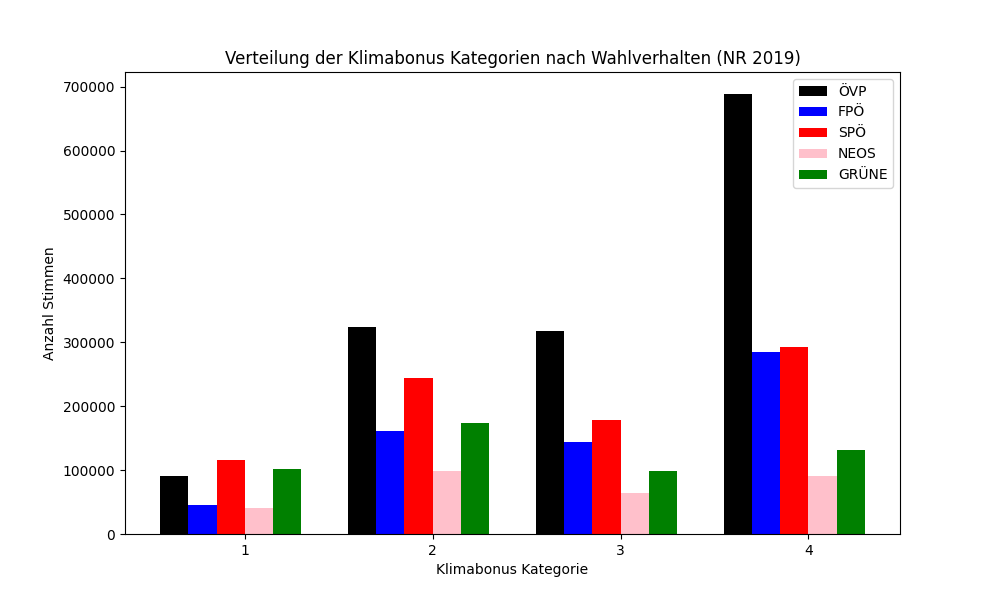

Write Python code to recreate this figure.
import json
import matplotlib.pyplot as plt
import numpy as np
# Load JSON data
with open('nrwahl_plz.json', 'r') as file:
    data = json.load(file)

# List of parties to analyze
parties = ['ÖVP', 'FPÖ', 'SPÖ', 'NEOS', 'GRÜNE']

# Define custom colors for each party
party_colors = {
    'ÖVP': 'black',
    'FPÖ': 'blue',
    'SPÖ': 'red',
    'NEOS': 'pink',
    'GRÜNE': 'green',
}

# Create a dictionary to store counts of votes for each party in each klima_category
votes_by_party_and_category = {party: {category: 0 for category in range(1, 5)} for party in parties}

# Count votes for each party in each klima_category
for area in data:
    for party in parties:
        party_votes = int(area[party])
        category = int(area['klima_category'])
        votes_by_party_and_category[party][category] += party_votes

# Extract categories and vote counts for each party
categories = list(range(1, 5))
party_vote_counts = {party: [votes_by_party_and_category[party][category] for category in categories] for party in parties}

# Create a bar chart for each party with custom colors
fig, ax = plt.subplots(figsize=(10, 6))
width = 0.15  # Width of each bar

for i, party in enumerate(parties):
    x = np.arange(len(categories)) + i * width
    plt.bar(x, party_vote_counts[party], width=width, label=party, color=party_colors[party])

# Customize the plot
ax.set_xlabel('Klimabonus Kategorie')
ax.set_ylabel('Anzahl Stimmen')
ax.set_title('Verteilung der Klimabonus Kategorien nach Wahlverhalten (NR 2019)')
ax.set_xticks(np.arange(len(categories)) + width * (len(parties) / 2))
ax.set_xticklabels(categories)
ax.legend()

plt.savefig('klimabonus_bar.png')

plt.show()

